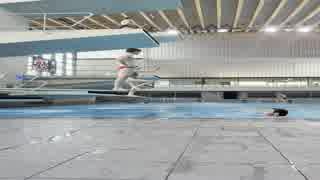
#> input picture dives/.thumbnails/dive_001_end.jpg, 320 x 180 px
$ python -i slAIcer.py   (imports and definitions only)   (older library calls are emulated)
#> lines starting #> are read from the running program, lines starting #| are printed output that depends on the picture; after the words box and inside, x2 and y2 are one past the last pixel; in counts of white or black regions, pixels touching at a corner belong together
#> further down, picture is the input picture: shape (180, 320, 3); mean B, G, R 156.6, 156.8, 152.4
"""
DiveAnalyzer - Automated diving video analysis tool
Detects and extracts individual dives from swimming pool diving videos using computer vision.
"""

import os
import sys
import contextlib
import cv2
import numpy as np
import argparse
import subprocess
from concurrent.futures import ThreadPoolExecutor, as_completed
import threading
import queue
import time
import json
import pickle
from datetime import datetime

# ==================== PERFORMANCE CACHE SYSTEM ====================
class PerformanceCache:
    """Manages performance statistics cache for dynamic progress estimation."""

    def __init__(self, cache_file="dive_performance_cache.pkl"):
        self.cache_file = cache_file
        self.stats = self.load_cache()

    # [57 lines left out: functions load_cache, save_cache, update_stats, not called in this run]

class CustomProgressBar:
    """Custom progress bar without external dependencies."""

    # [54 lines left out: functions __init__, update, set_total, _draw, close, not called in this run]

class DiveProgressTracker:
    """Tracks progress through detection and extraction phases with dynamic estimation."""

    # [59 lines left out: functions __init__, update_detection_progress, detection_complete, not called in this run]

    def add_detected_dive(self, dive_info):
        """Add a detected dive to tracking."""
        self.detected_dives.append(dive_info)

    # [33 lines left out: functions dive_extraction_complete, extraction_complete, write_compact_log, not called in this run]

# ==================== MEDIAPIPE SETUP ====================

# ==================== DYNAMIC PROGRESS TRACKER ====================
class LegacyProgressTracker:
    """Manages dynamic progress tracking for dive detection and extraction."""

    # [46 lines left out: functions __init__, init_detection_progress, update_detection_progress, not called in this run]

    def add_detected_dive(self, dive_info):
        """Add a detected dive for extraction tracking."""
        self.detected_dives.append(dive_info)

    # [52 lines left out: functions finish_detection_phase, update_extraction_progress, finish_extraction_phase, close, not called in this run]

# ==================== LOGGING SUPPRESSION ====================
# Comprehensive log suppression for MediaPipe and TensorFlow
os.environ['TF_CPP_MIN_LOG_LEVEL'] = '3'     # Suppress all TensorFlow logs
os.environ['GLOG_minloglevel'] = '3'         # Suppress Google logs (MediaPipe)
os.environ['TF_ENABLE_ONEDNN_OPTS'] = '0'    # Disable oneDNN optimization messages
os.environ['MEDIAPIPE_DISABLE_GPU'] = '1'    # Disable GPU to prevent GL context logs

class FilteredStderr:
    """Custom stderr filter to suppress specific MediaPipe/TensorFlow messages"""
    def __init__(self, original_stderr):
        self.original_stderr = original_stderr
        self.filtered_phrases = [
            'GL version:', 'INFO: Created TensorFlow', 'WARNING: All log messages before absl',
            'gl_context.cc:', 'TensorFlow Lite XNNPACK delegate', 'I0000', 'W0000',
            'renderer:', 'Intel(R)', 'INTEL-', 'OpenGL', 'Graphics'
        ]

    def write(self, text):
        if not any(phrase in text for phrase in self.filtered_phrases):
            self.original_stderr.write(text)

    def flush(self):
        self.original_stderr.flush()

    def fileno(self):
        return self.original_stderr.fileno()

# Install the stderr filter
sys.stderr = FilteredStderr(sys.stderr)

# ==================== MEDIAPIPE INITIALIZATION ====================
# [12 lines left out: function suppress_stderr, not called in this run]

# Import MediaPipe with stderr suppressed
# [3 lines not run here, left out]

# ==================== VIDEO PROCESSING UTILITIES ====================

class ThreadedFrameProcessor:
	"""
	Threaded frame processing pipeline for faster video analysis.
	Decodes frames in background and preprocesses them for pose/splash detection.
	"""
	# [110 lines left out: functions __init__, _decode_frames, _preprocess_frames, start, stop, get_frame, not called in this run]

	def __iter__(self):
		"""Iterator interface"""
		return self

	# [5 lines left out: function __next__, not called in this run]

	def __enter__(self):
		self.start()
		return self

	def __exit__(self, exc_type, exc_val, exc_tb):
		self.stop()

# [42 lines left out: functions frame_generator, get_video_fps, not called in this run]

class ThreadedPoseDetector:
	"""
	Improved threaded pose detection with shared pose instances.
	Maintains a pool of pose detectors to avoid recreation overhead.
	"""
	# [9 lines left out: function __init__, not called in this run]

	def __enter__(self):
		return self

	def __exit__(self, exc_type, exc_val, exc_tb):
		self.shutdown()

	# [106 lines left out: functions shutdown, _detect_pose_worker, detect_pose_sync, detect_pose_async, batch_detect_poses, not called in this run]

def auto_detect_board_y(frame):
	"""
	Automatically detect the likely diving board y position in the frame.
	Returns the y coordinate (int) of the detected board or None if not found.
	"""
	gray = cv2.cvtColor(frame, cv2.COLOR_BGR2GRAY)
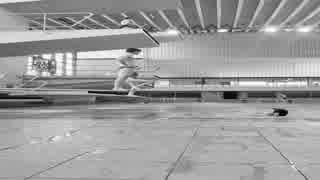
#> gray: shape (180, 320); min 0, max 255, mean 155.5
	blurred = cv2.GaussianBlur(gray, (9,9), 0)
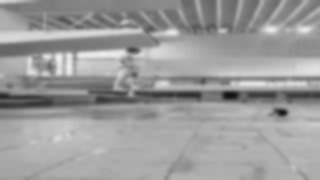
#> blurred: shape (180, 320); min 15, max 239, mean 155.5
	edges = cv2.Canny(blurred, 50, 150, apertureSize=3)
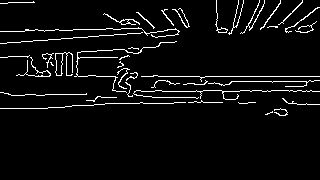
#> edges: shape (180, 320); 5% white in thin lines or dots, all inside (x1, y1, x2, y2) = (0, 0, 320, 116)
	lines = cv2.HoughLinesP(edges, rho=1, theta=np.pi/180, threshold=90, minLineLength=frame.shape[1]//5, maxLineGap=20)
#> lines = [[74, 76, 319, 76], [197, 91, 310, 90], [0, 31, 72, 30], [2, 57, 155, 47], [5, 43, 175, 29], [231, 81, 313, 81], [72, 105, 139, 103]]
	y_lines = []
	h, w = frame.shape[:2]
#> h = 180; w = 320
	if lines is not None:
		for line in lines:
			_, y1, _, y2 = line[0]
			# Only consider (nearly) horizontal lines away from the bottom
			if abs(y2 - y1) < 10 and min(y1,y2)>h//6 and max(y1,y2)<int(h*0.97):
				y_lines.append((y1 + y2) // 2)
#> this loop made 7 passes
#> (line, y1, y2) on passes 1 to 7: ([[74, 76, 319, 76]], 76, 76), ([[197, 91, 310, 90]], 91, 90), ([[0, 31, 72, 30]], 31, 30), ([[2, 57, 155, 47]], 57, 47), ([[5, 43, 175, 29]], 43, 29), ([[231, 81, 313, 81]], 81, 81), ([[72, 105, 139, 103]], 105, 103)
#> after the loop, y_lines = [76, 90, 81, 104]
		if y_lines:
			# The lowest horizontal except for the bottom of the image
			return int(sorted(y_lines)[-1])
	return None

# ==================== SPLASH DETECTION ALGORITHMS ====================
"""
Multiple splash detection methods available:
- frame_diff: Simple frame difference (fast, basic)
- optical_flow: Motion pattern analysis (medium complexity)
- contour: Foam/bubble detection (complex, HSV-based)
- motion_intensity: Gradient-based motion analysis with peak detection (recommended)
- combined: Voting system using multiple methods (robust but slow)

All methods return (is_splash: bool, confidence_score: float)
"""

# [1652 lines left out: functions detect_splash_frame_diff, detect_splash_optical_flow, detect_splash_contour_analysis, detect_splash_combined, detect_splash_motion_intensity, find_next_dive_threaded and 10 more, not called in this run]


# [2 lines not run here, left out]

>>> import cv2
>>> picture = cv2.imread('dives/.thumbnails/dive_001_end.jpg')
>>> result = auto_detect_board_y(picture)
#> result = 104

$ run again, on dives/.thumbnails/dive_003_end.jpg
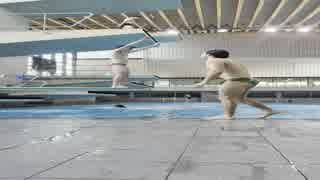
#> input picture dives/.thumbnails/dive_003_end.jpg, 320 x 180 px
#> picture is the input picture: shape (180, 320, 3); mean B, G, R 154.5, 155.3, 151.6
#> in auto_detect_board_y, `blurred = cv2.GaussianBlur(gray, (9,9), 0)`:
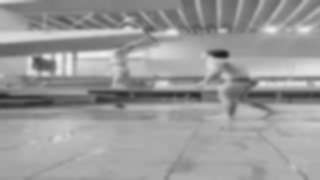
#> blurred: shape (180, 320); min 30, max 241, mean 154.1
#> in auto_detect_board_y, `edges = cv2.Canny(blurred, 50, 150, apertureSize=3)`:
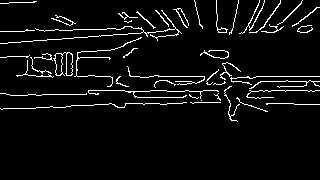
#> edges: shape (180, 320); 5.3% white in thin lines or dots, all inside (x1, y1, x2, y2) = (0, 0, 320, 122)
#> lines = [[17, 76, 319, 76], [10, 95, 98, 93], [150, 90, 225, 90], [0, 31, 72, 30], [19, 42, 177, 29], [15, 108, 198, 102], [156, 81, 319, 81]]
#> the loop in auto_detect_board_y, `for line in lines:` made 7 passes
#> (line, y1, y2) on passes 1 to 7: ([[17, 76, 319, 76]], 76, 76), ([[10, 95, 98, 93]], 95, 93), ([[150, 90, 225, 90]], 90, 90), ([[0, 31, 72, 30]], 31, 30), ([[19, 42, 177, 29]], 42, 29), ([[15, 108, 198, 102]], 108, 102), ([[156, 81, 319, 81]], 81, 81)
#> after the loop in auto_detect_board_y, `for line in lines:`: y_lines = [76, 94, 90, 105, 81]
#> result = 105

$ run again, on dives/.thumbnails/dive_004_end.jpg
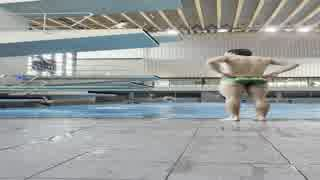
#> input picture dives/.thumbnails/dive_004_end.jpg, 320 x 180 px
#> picture is the input picture: shape (180, 320, 3); mean B, G, R 155, 155.9, 151.9
#> in auto_detect_board_y, `blurred = cv2.GaussianBlur(gray, (9,9), 0)`:
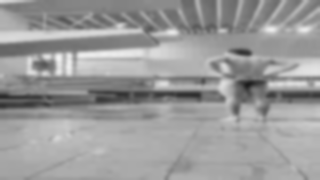
#> blurred: shape (180, 320); min 28, max 241, mean 154.6
#> in auto_detect_board_y, `edges = cv2.Canny(blurred, 50, 150, apertureSize=3)`:
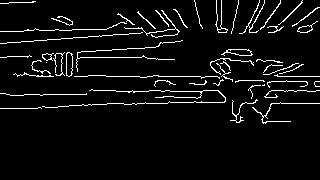
#> edges: shape (180, 320); 5.4% white in thin lines or dots, all inside (x1, y1, x2, y2) = (0, 0, 320, 124)
#> lines = [[17, 76, 224, 76], [0, 43, 178, 30], [232, 103, 319, 103], [0, 31, 71, 30], [124, 104, 201, 101], [0, 57, 158, 46], [10, 95, 86, 94], [248, 90, 319, 90], [7, 56, 99, 57], [18, 108, 123, 103]]
#> the loop in auto_detect_board_y, `for line in lines:` made 10 passes
#> (line, y1, y2) on passes 1 to 8: ([[17, 76, 224, 76]], 76, 76), ([[0, 43, 178, 30]], 43, 30), ([[232, 103, 319, 103]], 103, 103), ([[0, 31, 71, 30]], 31, 30), ([[124, 104, 201, 101]], 104, 101), ([[0, 57, 158, 46]], 57, 46), ([[10, 95, 86, 94]], 95, 94), ([[248, 90, 319, 90]], 90, 90)
#> after the loop in auto_detect_board_y, `for line in lines:`: y_lines = [76, 103, 102, 94, 90, 56, 105]
#> result = 105
